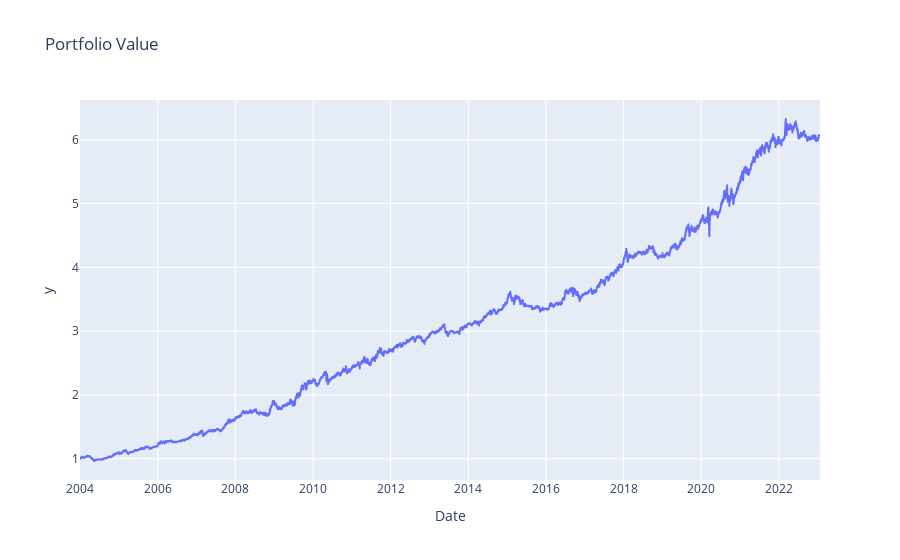
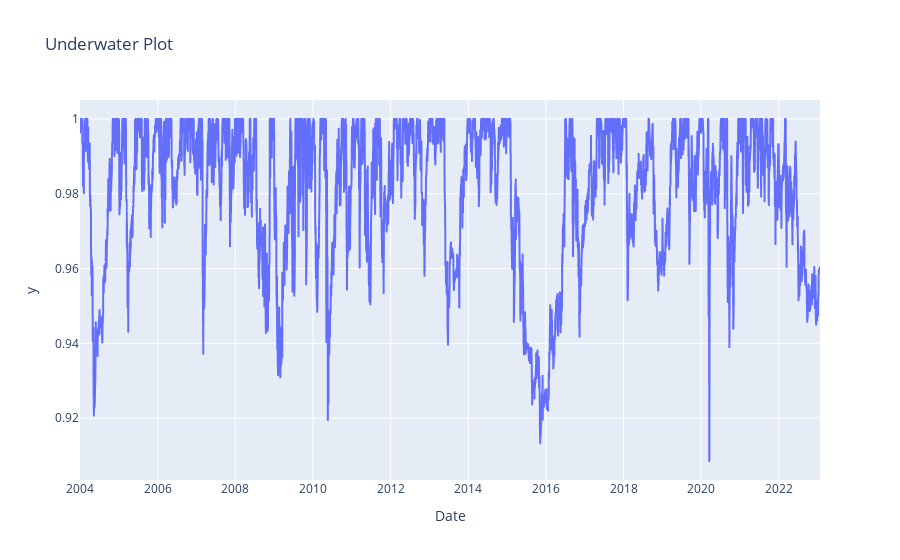
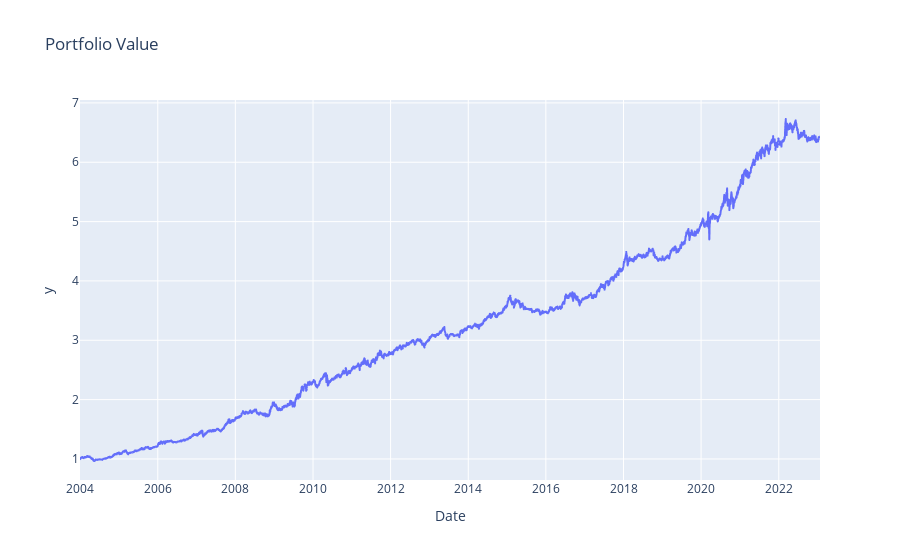
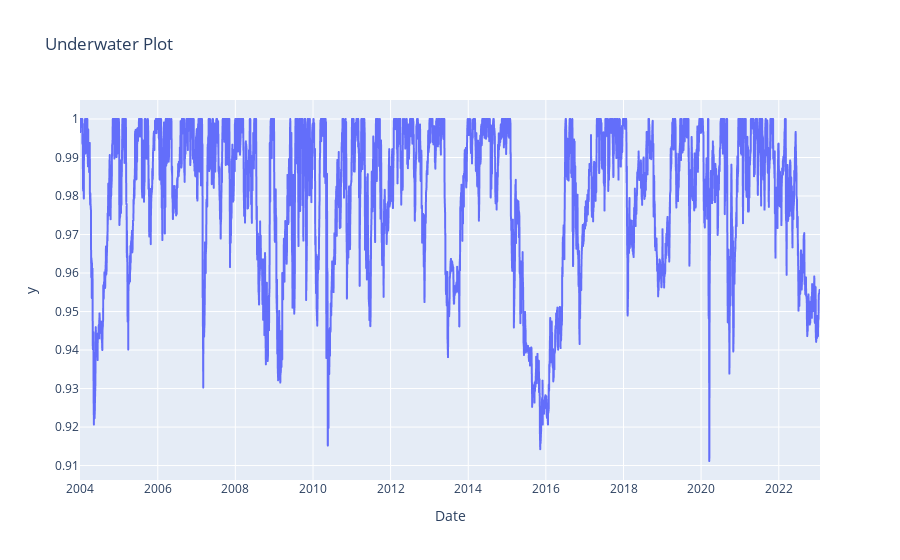

The code cell stored with these charts, in order, in its notebook:
### Code cell
meta_parameters = {
    'meta_rebalance_unit' : 'Month',
    'meta_rebalance_freq' : 1,
    'meta_rebalance_shift' : 0,
    'meta_lb_period' : 3,
    'meta_skipped_period' : 0,
    'meta_fixed_substrat_weights' : {'DualMom' : 2, 'BAA_AggDef' : 2, 'BAA_BalDef' : 2, 'TAA' : 2, 'KellerProtMom' : 2, 'NovellTactBond' : 1},
    'meta_rel_mom_substrat_weights' : [1, 2, 3, 4, 5, 6], #[Top Perfromer, Second Perf., Third Perf., Fourth Perf., Fifth Perf., Sixth Perf.]
    'meta_sharpe_substrat_weights' : [1, 2, 3, 4, 5, 6], #[Top Perfromer, Second Perf., Third Perf., Fourth Perf., Fifth Perf., Sixth Perf.]
    'meta_sortino_substrat_weights' : [1, 2, 3, 4, 5, 6], #[Top Perfromer, Second Perf., Third Perf., Fourth Perf., Fifth Perf., Sixth Perf.]
    'meta_rel_mom_abs_threshold' : -1,
    'meta_sharpe_abs_threshold' : -100,
    'meta_sortino_abs_threshold' : -100,
    'meta_start_date' : '2004-01-01',
    'meta_end_date' : datetime.date.today()
}

taa_parameters = {
    'taa_ticker_list' : ['VNQ', 'EEM', 'DBC', 'SPY', 'QQQ', 'TLT'],
    'taa_perc_ch_lb_list' : [60, 120, 180, 250],
    'taa_vol_lb' : 20,
    'taa_perc_ch_up_thres' : 0.75,
    'taa_perc_ch_low_thres' : 0.25,
    'taa_rebalance_unit' : 'Month',
    'taa_rebalance_freq' : 1,
    'taa_rebalance_shift' : 0
}

bold_parameters = {
    'baa_ticker_list_canary' : ['SPY', 'EEM', 'EFA', 'AGG'],
    'baa_ticker_list_defensive' : ['TIP', 'DBC', 'BIL', 'IEF', 'TLT', 'LQD', 'AGG'],
    'baa_ticker_list_aggressive' : ['QQQ', 'EEM', 'EFA', 'AGG'],
    'baa_ticker_list_balanced' : ['SPY', 'QQQ', 'IWM', 'VGK', 'EWJ', 'EEM', 'VNQ', 'DBC', 'GLD', 'TLT', 'HYG', 'LQD'],
    'baa_rebalance_unit' : 'Month',
    'baa_rebalance_freq' : 1,
    'baa_rebalance_shift' : 0,
    'baa_skipped_period' : 0,
    'baa_no_played_ETFs' : {'offAgg' : 1, 'offBal' : 6, 'def' : 3},
    'baa_abs_threshold' : -1
}

dual_mom_parameters = {
    'dm_tickers_list' : ['VNQ', 'EEM', 'DBC', 'SPY', 'TLT', 'SHY'],
    'dm_rebalance_unit' : 'Month',
    'dm_rebalance_freq' : 1,
    'dm_rebalance_shift' : 0,
    'dm_lb_period' : 4,
    'dm_skipped_period' : 0,
    'dm_no_played_ETFs' : 3,
    'dm_sub_rank_weights' : {'relMom' : 0.5, 'volatility' : 0.25, 'correlation' : 0.25},
    'dm_abs_threshold' : 0
}

keller_protmom_parameters = {
    'protmom_tickers_list' : ['SPY', 'QQQ', 'IWM', 'VNQ', 'DBC', 'GLD', 'HYG', 'LQD', 'TLT'],
    'protmom_rebalance_unit' : 'Month',
    'protmom_rebalance_freq' : 1,
    'protmom_rebalance_shift' : 0,
    'protmom_correl_lb_months' : 12,
    'protmom_lb_periods' : [1, 3, 6, 12],
    'protmom_lb_weights' : [1, 1, 1, 1],
    'protmom_selected_ETFs' : 3
}

novell_tactbond_parameters = {
    'tactbond_tickers_list' : ['BNDX', 'EMB', 'HYG', 'IEF', 'LQD', 'SHY', 'TIP', 'TLT'],
    'tactbond_rebalance_unit' : 'Month',
    'tactbond_rebalance_freq' : 1,
    'tactbond_rebalance_shift' : 0,
    'tactbond_absolute_threshold' : 0,
    'tactbond_threshold_type' : 1, # 1 - Relative threshold to BIL, 0 - Absolute threshold
    'tactbond_cash_subs' : 1, # 1 - BIL, 0 - Cash
    'tactbond_lb_periods' : [1, 3, 6, 12],
    'tactbond_lb_weights' : [0, 0, 1, 0],
    'tactbond_selected_ETFs' : 3
}

# pv_dct, rets_dct, weights_dct, pos_dct, cash_dct, curr_substrats_weights_dct, curr_ETF_weights_dct, adj_close_price, cum_ew_based_weights = meta(meta_parameters, taa_parameters, bold_parameters, dual_mom_parameters)
# {'fixed_based', 'ew_based', 'rel_mom_based', 'sharpe_based', 'sortino_based'}

pv_dct, rets_dct, weights_dct, pos_dct, cash_dct, curr_substrats_weights_dct, curr_ETF_weights_dct, adj_close_price, cum_ew_based_weights = meta(meta_parameters, taa_parameters, bold_parameters, dual_mom_parameters, keller_protmom_parameters, novell_tactbond_parameters)
pv_ew = pv_dct['ew_based']
pv_fixed = pv_dct['fixed_based']
cpa.performance_indicators(pv_ew)
cpa.performance_indicators(pv_fixed)

### Figure 1 — Plotly figure (JSON) as saved in the notebook; plotly's stock layout.template omitted (floating-point values rounded to 4 significant figures; data arrays with more than 128 entries replaced by an {"elided": "..."} marker saying what was removed)
{"data": [{"hovertemplate": "Date=%{x}<br>y=%{y}<extra></extra>", "legendgroup": "", "line": {"color": "#636efa", "dash": "solid"}, "marker": {"symbol": "circle"}, "mode": "lines", "name": "", "showlegend": false, "type": "scattergl", "x": {"elided": "4799 str values"}, "xaxis": "x", "y": {"elided": "4799 float values"}, "yaxis": "y"}], "layout": {"legend": {"tracegroupgap": 0}, "title": {"text": "Portfolio Value"}, "xaxis": {"anchor": "y", "domain": [0, 1], "title": {"text": "Date"}}, "yaxis": {"anchor": "x", "domain": [0, 1], "title": {"text": "y"}}}}

### Figure 2 — Plotly figure (JSON) as saved in the notebook; plotly's stock layout.template omitted (floating-point values rounded to 4 significant figures; data arrays with more than 128 entries replaced by an {"elided": "..."} marker saying what was removed)
{"data": [{"hovertemplate": "Date=%{x}<br>y=%{y}<extra></extra>", "legendgroup": "", "line": {"color": "#636efa", "dash": "solid"}, "marker": {"symbol": "circle"}, "mode": "lines", "name": "", "showlegend": false, "type": "scattergl", "x": {"elided": "4799 str values"}, "xaxis": "x", "y": {"elided": "4799 float values"}, "yaxis": "y"}], "layout": {"legend": {"tracegroupgap": 0}, "title": {"text": "Underwater Plot"}, "xaxis": {"anchor": "y", "domain": [0, 1], "title": {"text": "Date"}}, "yaxis": {"anchor": "x", "domain": [0, 1], "title": {"text": "y"}}}}

### Figure 3 — Plotly figure (JSON) as saved in the notebook; plotly's stock layout.template omitted (floating-point values rounded to 4 significant figures; data arrays with more than 128 entries replaced by an {"elided": "..."} marker saying what was removed)
{"data": [{"hovertemplate": "Date=%{x}<br>y=%{y}<extra></extra>", "legendgroup": "", "line": {"color": "#636efa", "dash": "solid"}, "marker": {"symbol": "circle"}, "mode": "lines", "name": "", "showlegend": false, "type": "scattergl", "x": {"elided": "4799 str values"}, "xaxis": "x", "y": {"elided": "4799 float values"}, "yaxis": "y"}], "layout": {"legend": {"tracegroupgap": 0}, "title": {"text": "Portfolio Value"}, "xaxis": {"anchor": "y", "domain": [0, 1], "title": {"text": "Date"}}, "yaxis": {"anchor": "x", "domain": [0, 1], "title": {"text": "y"}}}}

### Figure 4 — Plotly figure (JSON) as saved in the notebook; plotly's stock layout.template omitted (floating-point values rounded to 4 significant figures; data arrays with more than 128 entries replaced by an {"elided": "..."} marker saying what was removed)
{"data": [{"hovertemplate": "Date=%{x}<br>y=%{y}<extra></extra>", "legendgroup": "", "line": {"color": "#636efa", "dash": "solid"}, "marker": {"symbol": "circle"}, "mode": "lines", "name": "", "showlegend": false, "type": "scattergl", "x": {"elided": "4799 str values"}, "xaxis": "x", "y": {"elided": "4799 float values"}, "yaxis": "y"}], "layout": {"legend": {"tracegroupgap": 0}, "title": {"text": "Underwater Plot"}, "xaxis": {"anchor": "y", "domain": [0, 1], "title": {"text": "Date"}}, "yaxis": {"anchor": "x", "domain": [0, 1], "title": {"text": "y"}}}}
